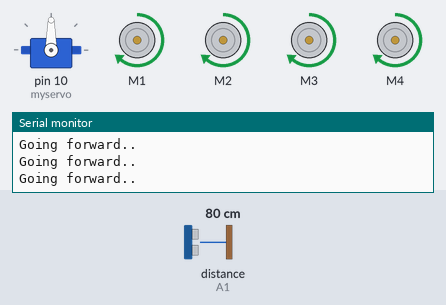
Recording of a sketch running on a simulated Arduino Leonardo, built with avr-gcc and run on an emulated ATmega32U4. Shown: servo, 4 × DC motor (green arrow = forward, orange = backward, longer = faster), the last lines printed to the serial monitor. Wiring (inferred from the names in the program): ultrasonic range finder: trigger A0; echo A1. The inputs (shaded band) are chosen by the test bench; at power-on: distance to the obstacle (sensor on A1) 80 cm. The echo pulse lasts 58.3 µs per cm.

Above: at 1.2 s.
1.3 s: distance to the obstacle (sensor on A1) set to 34 cm
4.3 s: distance to the obstacle (sensor on A1) set to 28 cm
At 4.8 s:
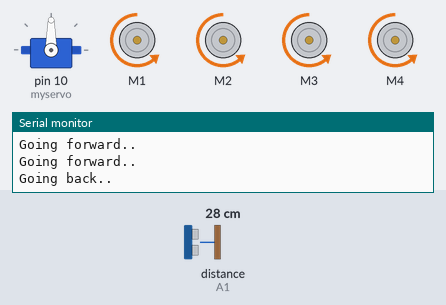
5.8 s: distance to the obstacle (sensor on A1) set to 35 cm
At 7.9 s:
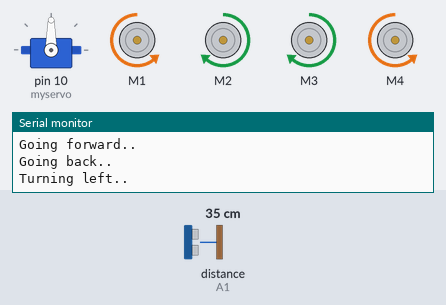
8.8 s: distance to the obstacle (sensor on A1) set to 2 cm
At 9.3 s:
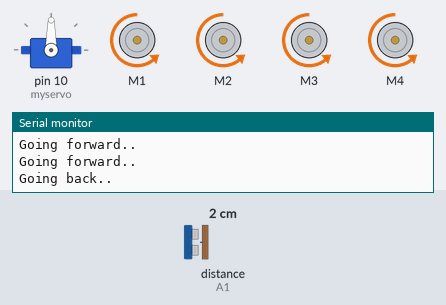
10.3 s: distance to the obstacle (sensor on A1) set to 60 cm
At 10.9 s:
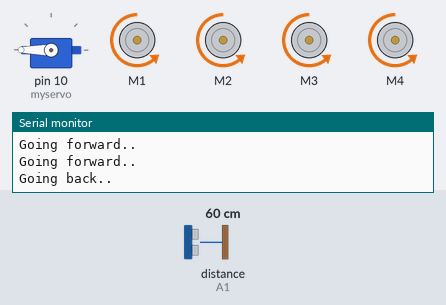
Timing chart, 0 to 14.3 s (numbered marks = the images above; inputs shaded):
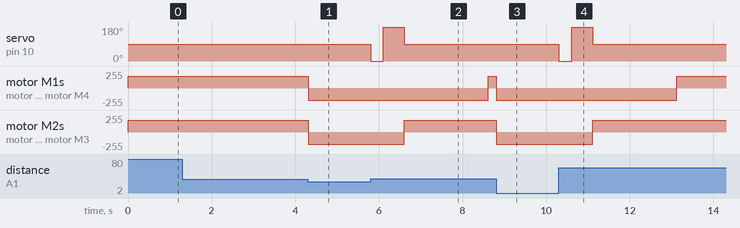

The sketch:

robot.ino
```cpp
#include "AFMotor.h"
#include <Servo.h>

#define echopin A1
#define trigpin A0

Servo myservo;

const int MOTOR_1 = 1;
const int MOTOR_2 = 2;
const int MOTOR_3 = 3;
const int MOTOR_4 = 4;

AF_DCMotor motor1(MOTOR_1, MOTOR12_64KHZ);
AF_DCMotor motor2(MOTOR_2, MOTOR12_64KHZ);
AF_DCMotor motor3(MOTOR_3, MOTOR12_64KHZ);
AF_DCMotor motor4(MOTOR_4, MOTOR12_64KHZ);

long duration;

const int distanceBack = 30;

void setup()
{
  Serial.begin(9600);

  pinMode(trigpin, OUTPUT);
  pinMode(echopin, INPUT);

  myservo.attach(10);

  myservo.write(90);

  motor1.setSpeed(180);
  motor2.setSpeed(180);
  motor3.setSpeed(180);
  motor4.setSpeed(180);

  Serial.println("Start");
}

void loop()
{
  if (calculateDistance() <= distanceBack)
  {
    Serial.println("Going back..");

    while (calculateDistance() <= distanceBack)
    {
      motor1.run(BACKWARD);
      motor2.run(BACKWARD);
      motor3.run(BACKWARD);
      motor4.run(BACKWARD);
    }

    myservo.write(0);

    delay(300);

    int distance0 = calculateDistance();

    myservo.write(180);

    delay(500);

    int distance1 = calculateDistance();

    myservo.write(90);

    if (distance0 > distance1)
    {
      int unsigned until = millis() + 2000;

      Serial.println("Turning right..");

      while (until > millis())
      {
        motor1.run(FORWARD);
        motor4.run(FORWARD);

        motor2.run(BACKWARD);
        motor3.run(BACKWARD);
      }
    }

    else
    {
      int unsigned until = millis() + 2000;

      Serial.println("Turning left..");

      while (until > millis())
      {
        motor1.run(BACKWARD);
        motor4.run(BACKWARD);

        motor2.run(FORWARD);
        motor3.run(FORWARD);
      }
    }
  }

  else
  {
    Serial.println("Going forward..");

    myservo.write(90);

    motor1.run(FORWARD);
    motor2.run(FORWARD);
    motor3.run(FORWARD);
    motor4.run(FORWARD);
  }
}

long calculateDistance()
{
  digitalWrite(trigpin, LOW);
  delayMicroseconds(2);
  digitalWrite(trigpin, HIGH);
  delayMicroseconds(10);
  digitalWrite(trigpin, LOW);
  duration = pulseIn(echopin, HIGH);
  return duration * 0.034 / 2;
}
```

Measured:
- the behaviour switches between 32 and 31 cm on distance to the obstacle (sensor on A1) (found by bisection; images 0 and 1)
- after the input at 4.3 s, motor M1–4: forward 180/255 → backward 180/255 at once
- after the input at 5.8 s, servo on pin 10 (myservo): 90° → 0° at once, → 180° 0.30 s later, → 90° 0.50 s later; motor M1, motor M4: backward 180/255 → forward 180/255 after 2.8 s; motor M2, motor M3: backward 180/255 → forward 180/255 after 0.81 s
- after the input at 8.8 s, motor M1–4: forward 180/255 → backward 180/255 at once
- after the input at 10.3 s, servo on pin 10 (myservo): 90° → 0° at once, → 180° 0.30 s later, → 90° 0.50 s later; motor M1, motor M4: backward 180/255 → forward 180/255 after 2.8 s; motor M2, motor M3: backward 180/255 → forward 180/255 after 0.81 s
